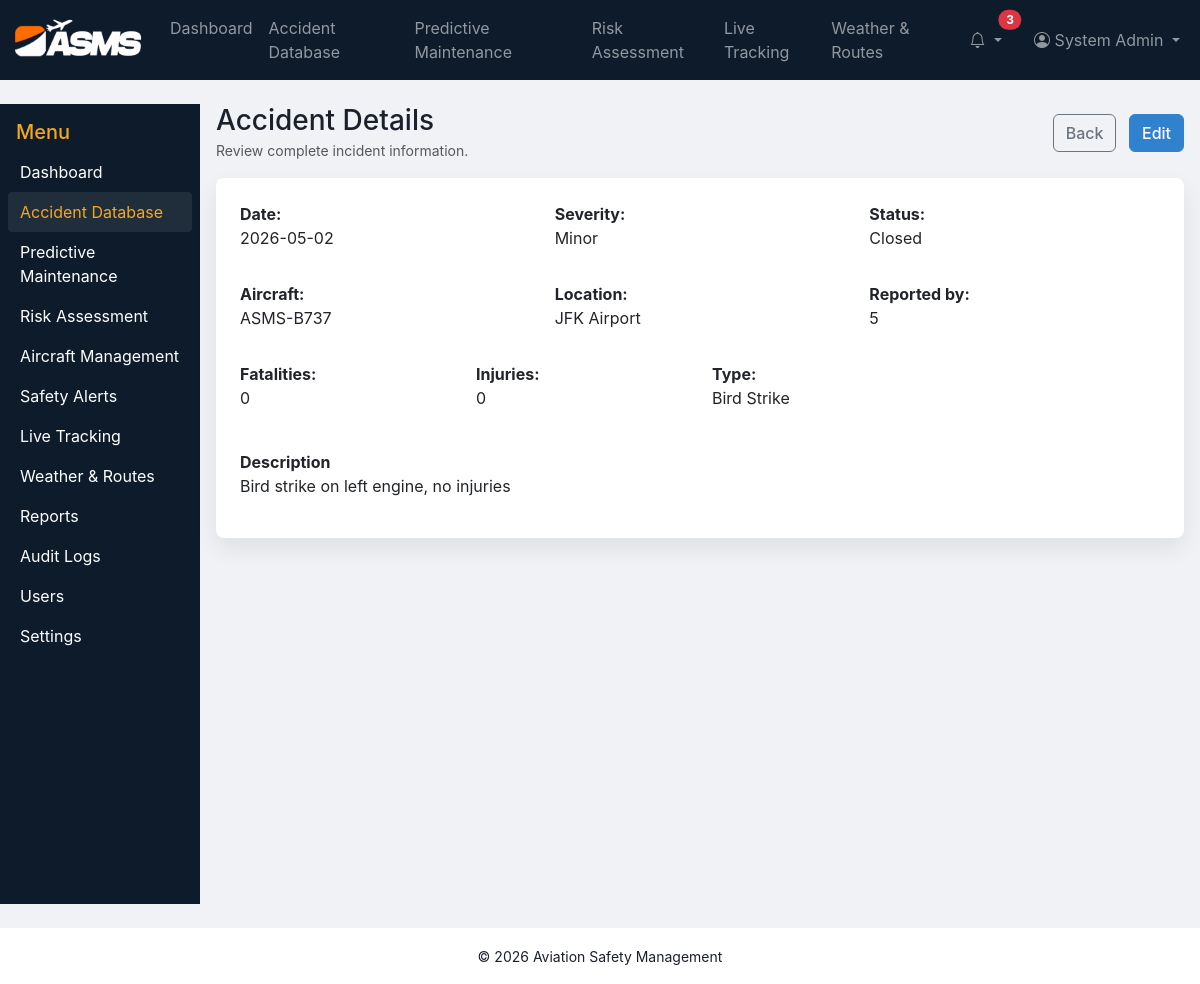
Screenshot of /?page=incidents&action=view&id=1 (signed in) with the database file from the repository.
### tables this page shows
CREATE TABLE incidents (
  id INT AUTO_INCREMENT PRIMARY KEY,
  incident_number VARCHAR(100) NOT NULL UNIQUE,
  aircraft_id INT,
  reported_by INT,
  incident_type VARCHAR(100),
  severity ENUM('Minor','Serious','Critical') DEFAULT 'Minor',
  location VARCHAR(255),
  latitude DECIMAL(10,7) NULL,
  longitude DECIMAL(10,7) NULL,
  date_occurred DATE,
  description TEXT,
  fatalities INT DEFAULT 0,
  injuries INT DEFAULT 0,
  status ENUM('Open','In Progress','Closed') DEFAULT 'Open',
  investigation_notes TEXT,
  created_at TIMESTAMP DEFAULT CURRENT_TIMESTAMP,
  updated_at TIMESTAMP NULL DEFAULT NULL,
  FOREIGN KEY (aircraft_id) REFERENCES aircraft(id) ON DELETE SET NULL,
  FOREIGN KEY (reported_by) REFERENCES users(id) ON DELETE SET NULL
);

CREATE TABLE aircraft (
  id INT AUTO_INCREMENT PRIMARY KEY,
  aircraft_code VARCHAR(50) NOT NULL,
  aircraft_type VARCHAR(100),
  manufacturer VARCHAR(100),
  model VARCHAR(100),
  serial_number VARCHAR(100),
  registration_number VARCHAR(100),
  status VARCHAR(50) DEFAULT 'active',
  created_by INT,
  created_at TIMESTAMP DEFAULT CURRENT_TIMESTAMP,
  updated_at TIMESTAMP NULL DEFAULT NULL,
  FOREIGN KEY (created_by) REFERENCES users(id) ON DELETE SET NULL
);

### controllers/IncidentController.php (called while the page is built, shortened)
<?php
class IncidentController {
    public function view() {
        $id = (int)($_GET['id'] ?? 0);
        $db = Database::getInstance()->getConnection();
        $incident = null;
        if ($id) {
            $stmt = $db->prepare('SELECT i.*, a.aircraft_code FROM incidents i LEFT JOIN aircraft a ON a.id=i.aircraft_id WHERE i.id = ?');
            $stmt->execute([$id]);
            $incident = $stmt->fetch();
        }
        require __DIR__ . '/../views/incidents/view.php';
    }
}

### includes/functions.php (called while the page is built, shortened)
<?php
function e($str) {
    return htmlspecialchars($str, ENT_QUOTES, 'UTF-8');
}

### views/incidents/view.php (the view)
<?php require_once __DIR__ . '/../layouts/header.php'; ?>
<?php require_once __DIR__ . '/../layouts/sidebar.php'; ?>
<?php if (!$incident): ?>
  <div class="alert alert-warning">Incident details are not available.</div>
<?php else: ?>
  <div class="d-flex justify-content-between align-items-center mb-3">
    <div>
      <h3 class="mb-0">Accident Details</h3>
      <small class="text-muted">Review complete incident information.</small>
    </div>
    <div>
      <a class="btn btn-outline-secondary me-2" href="?page=incidents">Back</a>
      <a class="btn btn-primary" href="?page=incidents&action=edit&id=<?php echo $incident['id']; ?>">Edit</a>
    </div>
  </div>
  <div class="card p-4 mb-4">
    <div class="row">
      <div class="col-md-4"><strong>Date:</strong><p><?php echo e($incident['date_occurred']); ?></p></div>
      <div class="col-md-4"><strong>Severity:</strong><p><?php echo e($incident['severity']); ?></p></div>
      <div class="col-md-4"><strong>Status:</strong><p><?php echo e($incident['status']); ?></p></div>
    </div>
    <div class="row mt-3">
      <div class="col-md-4"><strong>Aircraft:</strong><p><?php echo e($incident['aircraft_code']); ?></p></div>
      <div class="col-md-4"><strong>Location:</strong><p><?php echo e($incident['location']); ?></p></div>
      <div class="col-md-4"><strong>Reported by:</strong><p><?php echo e($incident['reported_by']); ?></p></div>
    </div>
    <div class="row mt-3">
      <div class="col-md-3"><strong>Fatalities:</strong><p><?php echo e($incident['fatalities']); ?></p></div>
      <div class="col-md-3"><strong>Injuries:</strong><p><?php echo e($incident['injuries']); ?></p></div>
      <div class="col-md-6"><strong>Type:</strong><p><?php echo e($incident['incident_type']); ?></p></div>
    </div>
    <div class="mt-4"><strong>Description</strong><p><?php echo nl2br(e($incident['description'])); ?></p></div>
  </div>
<?php endif; ?>
<?php require_once __DIR__ . '/../layouts/footer.php'; ?>

### assets/css/style.css (style rules this page uses)
body { background: #f0f2f5; color:#1a202c; font-family: -apple-system, BlinkMacSystemFont, 'Segoe UI', Roboto, 'Helvetica Neue', Arial, sans-serif; }
.card { background: #ffffff; border-radius: 8px; box-shadow: 0 10px 25px rgba(15, 23, 42, 0.08); border: none; transition: all 0.3s ease; }
.btn { border-radius: 6px; font-weight: 500; transition: all 0.2s ease; }
.btn-primary { background: #3182ce; border-color: #3182ce; }

### rows the page displays
incidents: date_occurred "2026-05-02", severity "Minor", status "Closed", aircraft.aircraft_code "ASMS-B737", location "JFK Airport", reported_by "5", fatalities "0", injuries "0", incident_type "Bird Strike", description "Bird strike on left engine, no injuries"

### other values shown
$label "Dashboard"
$label "Accident Database"
$label "Predictive Maintenance"
$label "Risk Assessment"
$label "Aircraft Management"
$label "Safety Alerts"
$label "Live Tracking"
$label "Weather & Routes"
$label "Reports"
$label "Audit Logs"
$label "Users"
$label "Settings"
